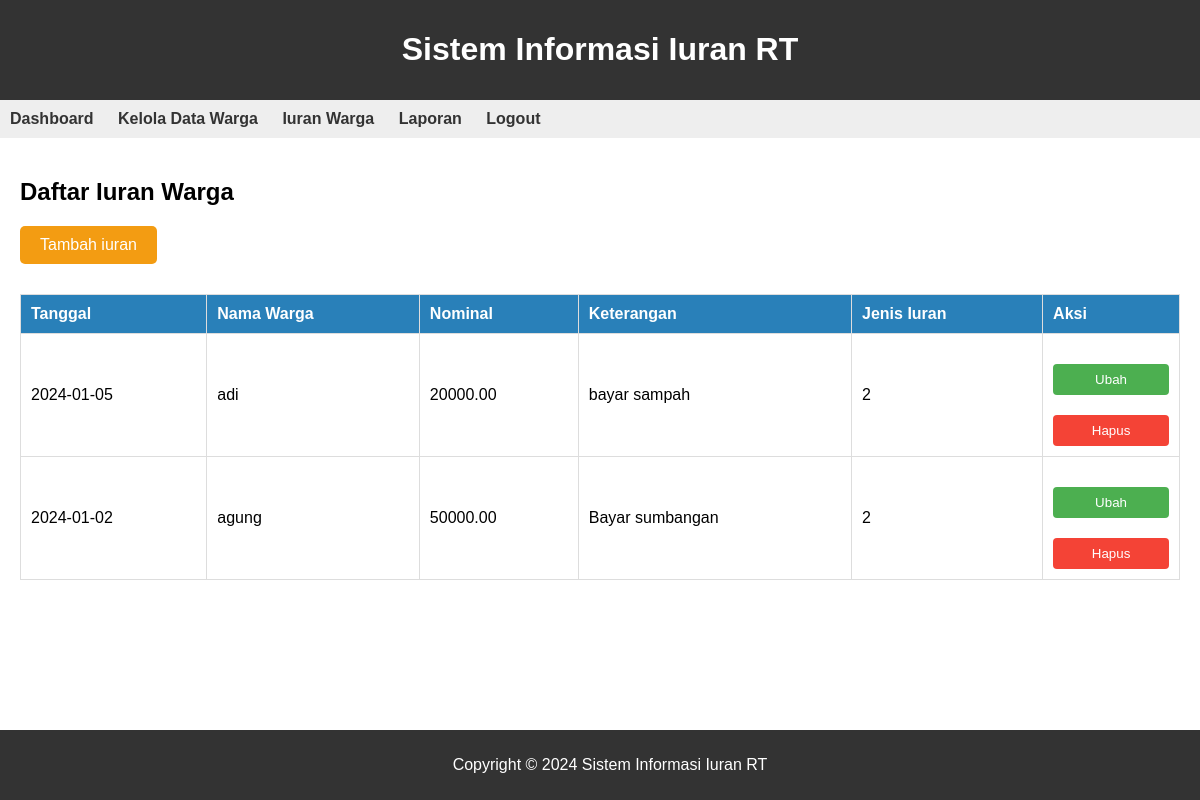
The app's page /transaksi_iuran.php, older data.
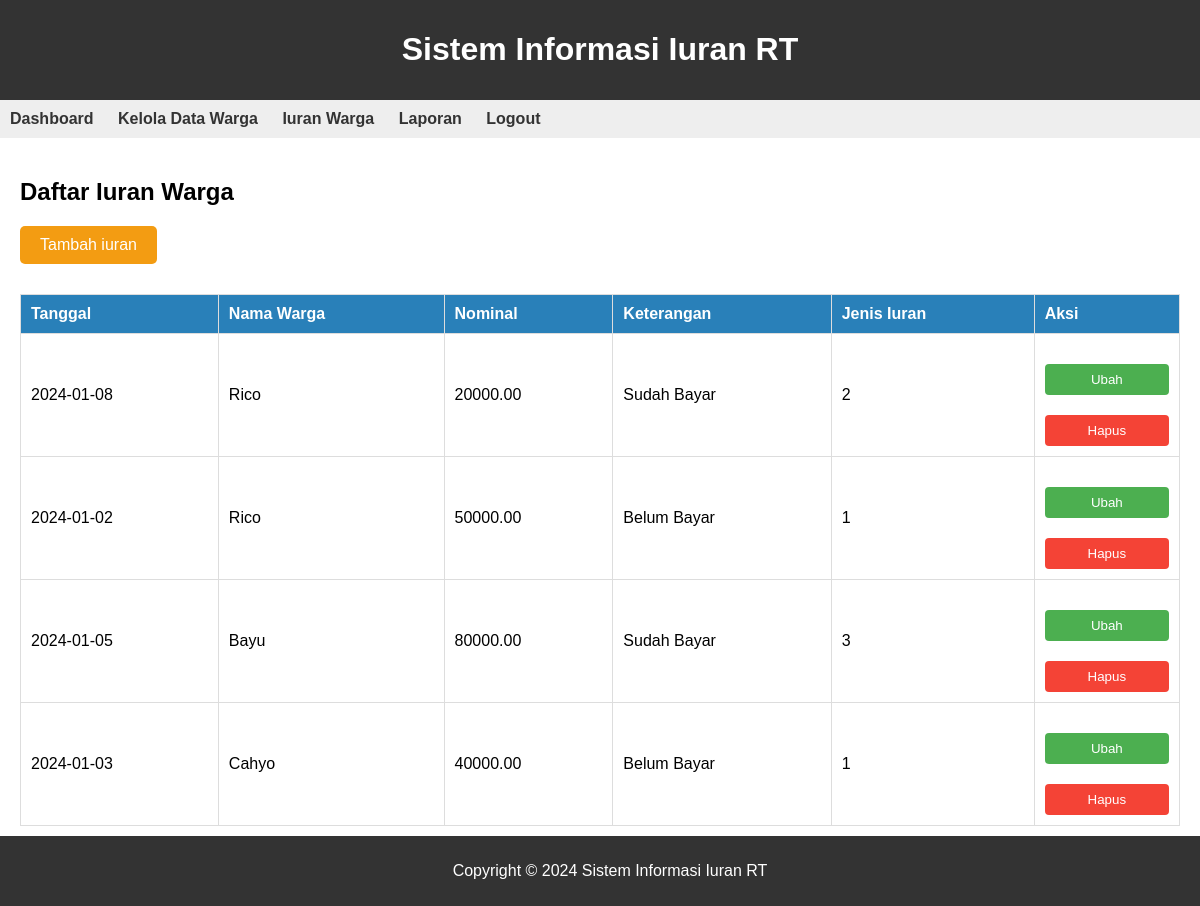
The same page, newer data.
### tables this page shows
CREATE TABLE `iuran` (
  `id` int(11) NOT NULL,
  `tanggal` date DEFAULT NULL,
  `warga_id` int(11) NOT NULL,
  `nominal` decimal(10,2) DEFAULT NULL,
  `keterangan` tinytext DEFAULT NULL,
  `jenis_iuran` tinyint(1) DEFAULT NULL
);

CREATE TABLE `warga` (
  `id` int(11) NOT NULL,
  `nik` varchar(50) DEFAULT NULL,
  `nama` varchar(200) DEFAULT NULL,
  `jenis_kelamin` enum('L','P') DEFAULT NULL,
  `no_hp` varchar(20) DEFAULT NULL,
  `alamat` tinytext DEFAULT NULL,
  `no_rumah` varchar(10) DEFAULT NULL,
  `status` tinyint(1) DEFAULT NULL,
  `users_id` int(11) NOT NULL
);

### transaksi_iuran.php (the view, shortened to what this page needs)
<!DOCTYPE html>
<html lang="en">
<head>
    <link rel="stylesheet" href="css\transaksi_iuran.css">
</head>
<body>
    <header>
        <h1>Sistem Informasi Iuran RT</h1>
    </header>
    <nav>
        <ul>
            <li><a href="index.php">Dashboard</a></li>
            <li><a href="kelola_warga.php">Kelola Data Warga</a></li>
            <li><a href="transaksi_iuran.php">Iuran Warga</a></li>
            <li><a href="laporan_transaksi.php">Laporan</a></li>
            <li><a href="logout.php">Logout</a></li>
        </ul>
    </nav>
    <main>
            <h2>Daftar Iuran Warga</h2>
            <a href="tambah_iuran.php" class="tombol-tambah">Tambah iuran</a>
            <table>
    <thead>
        <tr>
            <th>Tanggal</th>
            <th>Nama Warga</th>
            <th>Nominal</th>
            <th>Keterangan</th>
            <th>Jenis Iuran</th>
            <th>Aksi</th>
        </tr>
    </thead>
    <tbody>
        <?php
        $koneksi = new mysqli("localhost", "root", "", "db_kas_rt");
        $sql_select_iuran = "SELECT * FROM iuran";
        $result_iuran = $koneksi->query($sql_select_iuran);
        if ($result_iuran->num_rows > 0) {
            while ($row_iuran = $result_iuran->fetch_assoc()) {
                echo "<tr>";
                echo "<td>" . $row_iuran["tanggal"] . "</td>";
$warga_id = $row_iuran["warga_id"];
$koneksi = new mysqli("localhost", "root", "", "db_kas_rt");
$sql_select_warga = "SELECT nama FROM warga WHERE id = $warga_id";
$result_warga = $koneksi->query($sql_select_warga);
if ($result_warga->num_rows > 0) {
    $row_warga = $result_warga->fetch_assoc();
    $nama_warga = $row_warga["nama"];
} else {
    $nama_warga = "Nama Warga Tidak Ditemukan";
}
                echo "<td>" . $nama_warga . "</td>";
                echo "<td>" . $row_iuran["nominal"] . "</td>";
                echo "<td>" . $row_iuran["keterangan"] . "</td>";
                echo "<td>" . $row_iuran["jenis_iuran"] . "</td>";
echo "<td>";
echo "<form method='POST' action='ubah_iuran.php?id=" . $row_iuran['id'] . "'>";
echo "<button type='submit' class='ubah-iuran-btn'>Ubah</button>";
echo "</form>";
echo "<form method='POST' action='" . htmlspecialchars($_SERVER["PHP_SELF"]) . "'>";
echo "<button type='submit' class='hapus-iuran-btn' onclick='return confirm(\"Apakah Anda yakin ingin menghapus?\");'>Hapus</button>";
echo "</form>";
echo "</td>";
                echo "</tr>";
            }
        } else {
            echo "<tr><td colspan='6'>Tidak ada data iuran.</td></tr>";
        }
        ?>
    </tbody>
</table>
    </main>
    <footer>
        <p>Copyright &copy; 2024 Sistem Informasi Iuran RT</p>
    </footer>
</body>
</html>

### css/transaksi_iuran.css (style rules this page uses)
body { font-family: Arial, sans-serif; margin: 0; padding: 0; }
header { background-color: #333; color: #fff; text-align: center; padding: 10px; }
nav { background-color: #eee; padding: 10px; }
nav ul { list-style: none; margin: 0; padding: 0; }
nav ul li { display: inline-block; margin-right: 20px; }
nav a { text-decoration: none; color: #333; font-weight: bold; font-size: 16px; }
footer { background-color: #333; color: #fff; text-align: center; padding: 10px; position: fixed; bottom: 0; width: 100%; }
main { margin-bottom: 60px; padding: 20px; }
form { display: grid; grid-gap: 10px; margin-top: 20px; }
button { background-color: #2980b9; color: #fff; padding: 10px 20px; border: none; cursor: pointer; }
table { width: 100%; border-collapse: collapse; margin-top: 20px; }
table, th, td { border: 1px solid #ddd; }
th, td { padding: 10px; text-align: left; }
th { background-color: #2980b9; color: #fff; }
.tombol-tambah { display: inline-block; padding: 10px 20px; background-color: #f39c12; color: #fff; text-decoration: none; border-radius: 5px; margin-bottom: 10px; }
button.ubah-iuran-btn, button.hapus-iuran-btn { padding: 8px; cursor: pointer; border: none; color: #fff; border-radius: 4px; }
button.ubah-iuran-btn { background-color: #4caf50; }
button.hapus-iuran-btn { background-color: #f44336; }

Row changes from the older to the newer data that the page shows:
removed iuran: tanggal "2024-01-05", warga.nama "adi", nominal "20000.00", keterangan "bayar sampah", jenis_iuran "2"
removed iuran: tanggal "2024-01-02", warga.nama "agung", nominal "50000.00", keterangan "Bayar sumbangan", jenis_iuran "2"
added iuran: tanggal "2024-01-08", warga.nama "Rico", nominal "20000.00", keterangan "Sudah Bayar", jenis_iuran "2"
added iuran: tanggal "2024-01-02", warga.nama "Rico", nominal "50000.00", keterangan "Belum Bayar", jenis_iuran "1"
added iuran: tanggal "2024-01-05", warga.nama "Bayu", nominal "80000.00", keterangan "Sudah Bayar", jenis_iuran "3"
added iuran: tanggal "2024-01-03", warga.nama "Cahyo", nominal "40000.00", keterangan "Belum Bayar", jenis_iuran "1"
